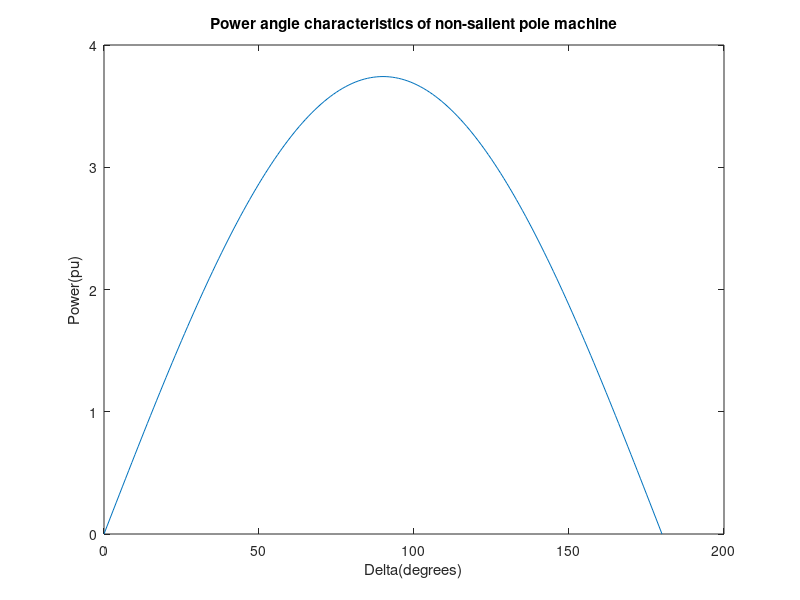

Recreate this plot in MATLAB.
% Plot Power - angle characteristics of non-salient pole machine

% Q. A non- salient pole synchronous machine has the following parameters,
% zero armature resistance, synchronous reactance, of 0.3 p.u. , terminal
% voltage of 1 p.u. , power factor of 0.8 and power of 0.5 p.u.. Write a
% program to obtain the power angle characteristics of machine.

clc;
close all;

%Initial Parameter values

Ra = 0; %Terminal Resistance
Xs = 0.3; %Synchronous Reactance
Vt = 1; %Terminal Voltage
Pf = 0.8; %Power Factor
P = 0.5; %Power

% Calculations

delta = 0:1:180;
del_rad = delta .* pi / 180; %conversion to radians

phi = acos(Pf); %From power factor

I = P / (Vt .* Pf);
Ia = (I.*Pf)-((I.*sin(phi))*1i);
Z = complex(Ra, Xs);
E = Vt + (Ia .* Z);

%Plot

Pm = (abs(E) .* abs(Vt)) / (Xs);
P_t = Pm .* sin(del_rad);
plot(delta, P_t);
xlabel('Delta(degrees)');
ylabel('Power(pu)');
title('Power angle characteristics of non-salient pole machine');
